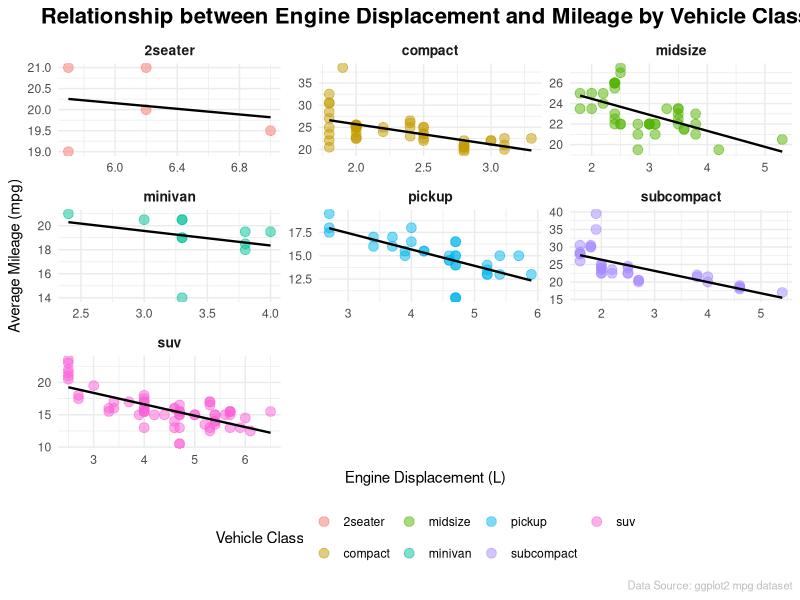

This figure's R source:
## ---- chunk 1
library(tidyverse) 
library(tidyr)
glimpse(mpg)

## ---- chunk 2
# Data cleaning and preparation
mpg_clean <- mpg %>%
  filter(!is.na(hwy), !is.na(cty)) %>% # Remove missing values
  mutate(avg_mpg = (hwy + cty)/2)      # Create a new column for average mileage

## ---- chunk 3
# Explore relationships: Does engine displacement affect mileage?
mpg_summary <- mpg_clean %>%
  group_by(class, manufacturer) %>%
  summarize(mean_mpg = mean(avg_mpg),
            mean_displ = mean(displ),
            .groups = "drop") %>%
  arrange(desc(mean_mpg))

# based on the mpg_summary, the data is sorted by descending average mileage (mean_mpg), reveals lower average engine displacement (mean_displ) among vehicles with higher mileage.

## ---- chunk 4
# Data visualization: Mileage vs Engine displacement, by Vehicle Class
ggplot(mpg_clean, aes(x = displ, y = avg_mpg, color = class)) +
  geom_point(alpha = 0.5, size = 3) +
  geom_smooth(method = "lm", se = FALSE, color = "black", linewidth = 0.8) +
  facet_wrap(~class, scales = "free") +
  labs(
    title = "Relationship between Engine Displacement and Mileage by Vehicle Class",
    x = "Engine Displacement (L)",
    y = "Average Mileage (mpg)",
    color = "Vehicle Class",
    caption = "Data Source: ggplot2 mpg dataset"
  ) +
  theme_minimal() +
  theme(
    legend.position = "bottom",
    strip.text = element_text(size = 10, face = "bold"),
    plot.title = element_text(size = 16, face = "bold", hjust = 0.5),
    plot.caption = element_text(size = 8, color = "gray")
  )
  
